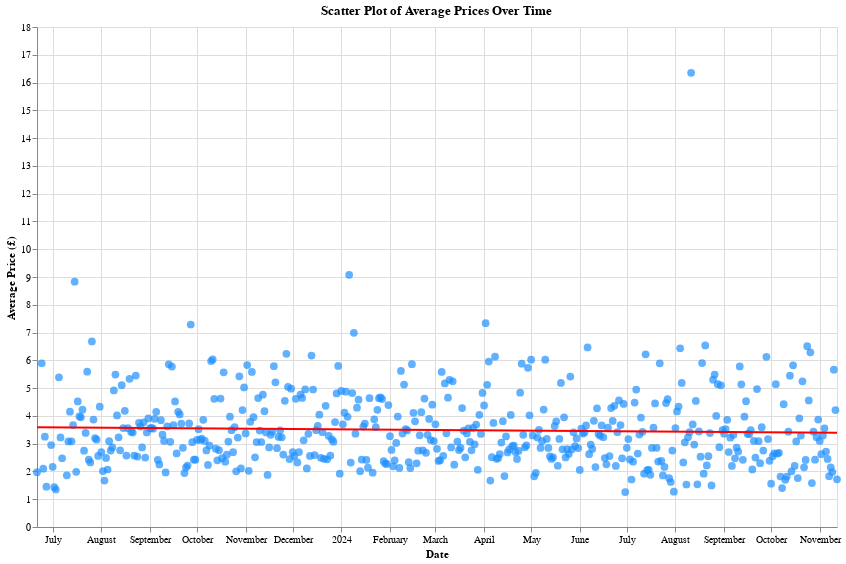

The notebook cell this image was saved under:
### Code cell
# Aggregate data: Average price per day
aggregated_data = prices_df[prices_df['price'] <= 20].groupby('date', as_index=False).agg({'price': 'mean'})

# Create the scatter plot with aggregated data
scatter_plot = alt.Chart(aggregated_data).mark_point(
    color='dodgerblue', filled=True, size=60
).encode(
    x=alt.X('date:T', title='Date'),
    y=alt.Y('price:Q', title='Average Price (£)'),
    tooltip=[
        alt.Tooltip('date:T', title='Date'),
        alt.Tooltip('price:Q', title='Average Price (£)', format=".2f")
    ]
).properties(
    title='Scatter Plot of Average Prices Over Time',
    width=800,
    height=500
)

# Add a regression line to show the trend
regression_line = scatter_plot.transform_regression(
    'date', 'price', method='linear'
).mark_line(color='red', strokeWidth=2)

# Combine scatter plot and regression line
scatter_with_regression = scatter_plot + regression_line

# Display the updated chart
scatter_with_regression.show()

### Figure 1 — Vega-Lite specification as saved in the notebook (floating-point values rounded to 4 significant figures; data arrays with more than 128 entries replaced by an {"elided": "..."} marker saying what was removed)
{"config": {"view": {"continuousWidth": 300, "continuousHeight": 300}}, "layer": [{"mark": {"type": "point", "color": "dodgerblue", "filled": true, "size": 60}, "encoding": {"tooltip": [{"field": "date", "title": "Date", "type": "temporal"}, {"field": "price", "format": ".2f", "title": "Average Price (£)", "type": "quantitative"}], "x": {"field": "date", "title": "Date", "type": "temporal"}, "y": {"field": "price", "title": "Average Price (£)", "type": "quantitative"}}, "title": "Scatter Plot of Average Prices Over Time"}, {"mark": {"type": "line", "color": "red", "strokeWidth": 2}, "encoding": {"tooltip": [{"field": "date", "title": "Date", "type": "temporal"}, {"field": "price", "format": ".2f", "title": "Average Price (£)", "type": "quantitative"}], "x": {"field": "date", "title": "Date", "type": "temporal"}, "y": {"field": "price", "title": "Average Price (£)", "type": "quantitative"}}, "title": "Scatter Plot of Average Prices Over Time", "transform": [{"on": "date", "regression": "price", "method": "linear"}]}], "data": {"name": "data-c03f1f0e60ddb2bb8000591e7525e757"}, "height": 500, "width": 800, "$schema": "https://vega.github.io/schema/vega-lite/v5.20.1.json", "datasets": {"data-c03f1f0e60ddb2bb8000591e7525e757": {"elided": "501 records"}}}
